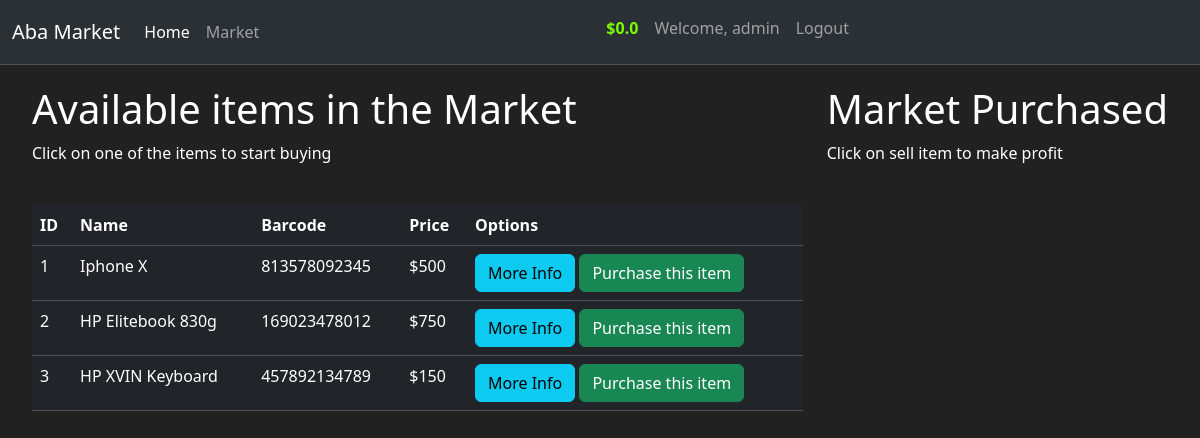
The app's page /market/ (signed in) with its own data.
### app/models.py (models this page shows, shortened)
class Users(db.Model, UserMixin):
    id = db.Column(db.Integer(), primary_key=True, autoincrement=True)
    username = db.Column(db.String(length=30), nullable=False, unique=True)
    email_address = db.Column(db.String(length=255), nullable=False, unique=True)
    password = db.Column(db.String(length=60), nullable=False)
    budget = db.Column(db.Integer(), nullable=False, default=1000)
    items = db.relationship('Items', backref='owned_user', lazy=True)
    @property
    def password1(self):
        return self.password1

class Items(db.Model):
    id = db.Column(db.Integer(), primary_key=True, autoincrement=True)
    name = db.Column(db.String(length=30), nullable=False, unique=True)
    price = db.Column(db.Integer(), nullable=False)
    barcode = db.Column(db.String(length=12), nullable=False)
    description = db.Column(db.String(length=512), nullable=False, unique=True)
    owner = db.Column(db.Integer(), db.ForeignKey('users.id'), )

### app/routes.py (the view, shortened to what this page needs)
@app.route('/market/', methods=['GET', 'POST'])
@login_required
def market():
    purchase_form = PurchasesItemForm()
    selling_form = SellItemForm()
    if request.method == 'GET':
        items = Items.query.filter_by(owner=None)
        owned_items = Items.query.filter_by(owner=current_user.id)
        return render_template('market.html', items=items, purchase_form=purchase_form, owned_items=owned_items, selling_form=selling_form)

### app/models.py (called while the page is built)
@login_manager.user_loader
def load_user(user_id):
    return Users.query.get(int(user_id))

### app/templates/market.html (shortened to what this page needs)
{% extends "base.html" %}
{% block content %}
    <div class="row" style="margin-top: 20px; margin-left: 20px;">
        <div class="col-8">
            <h1>Available items in the Market</h1>
            <p>Click on one of the items to start buying</p>
            <br>
            <table class="table table-hover table-dark">
                <thead>
                    <tr>
                        <th scope="col">ID</th>
                        <th scope="col">Name</th>
                        <th scope="col">Barcode</th>
                        <th scope="col">Price</th>
                        <th scope="col">Options</th>
                    </tr>
                </thead>
                <tbody>
                    {% for item in items %}
                        <tr>
                            <td>{{ item['id'] }}</td>
                            <td>{{ item['name'] }}</td>
                            <td>{{ item['barcode'] }}</td>
                            <td>${{ item['price'] }}</td>
                            <td>
                                <button class="btn btn-outline btn-info" data-bs-toggle="modal" data-bs-target="#Modal-MoreInfo-{{ item.id }}">More Info</button>
                                <button class="btn btn-outline btn-success" data-bs-toggle="modal" data-bs-target="#Modal-PurchasesConfirm-{{ item.id }}">Purchase this item</button>
                            </td>
                        </tr>
                    {% endfor %}
                </tbody>
            </table>
        </div>
        <div class="col-4">
            <h1>Market Purchased</h1>
            <p>Click on sell item to make profit</p>
            <br>
        </div>
    </div>
{% endblock %}

### app/templates/base.html (shortened to what this page needs)
<!doctype html>
<html lang="en">
  <head>
    <link href="https://cdn.jsdelivr.net/npm/bootstrap@5.3.2/dist/css/bootstrap.min.css" rel="stylesheet">
  </head>
  <body>
    <nav class="navbar navbar-expand-lg bg-body-tertiary bg-dark border-bottom border-body" data-bs-theme="dark">
      <div class="container-fluid">
        <a class="navbar-brand" href="{{ url_for('index') }}">Aba Market</a>
        <div class="collapse navbar-collapse" id="navbarTogglerDemo02">
          <ul class="navbar-nav me-auto mb-2 mb-lg-0">
            <li class="nav-item">
              <a class="nav-link active" aria-current="page" href="{{ url_for('index') }}">Home</a>
            </li>
            <li class="nav-item">
              <a class="nav-link" href="{{ url_for('market') }}">Market</a>
            </li>
          </ul>
            {% if current_user.is_authenticated %}
              <ul class="d-flex navbar-nav me-auto mb-3 mb-lg-2">
                <li class="nav-item">
                  <a class="nav-link" aria-current="page" style="color: lawngreen; font-weight: bold;">${{ current_user.budget }}</a>
                </li>
                <li class="nav-item">
                  <a class="nav-link" aria-current="page">Welcome, {{ current_user.username }}</a>
                </li>
                <li class="nav-item">
                  <a class="nav-link" aria-current="page" href="{{ url_for('logout_page') }}">Logout</a>
                </li>
              </ul>
            {% endif %}
        </div>
      </div>
    </nav>
    {% block content %}{% endblock %}
  </body>
</html>

### app/templates/base.html (style rules this page uses)
body { background-color: #212121; color: white; }

### records on screen
Users: budget "0.0", username "admin"
Items: id "1", name "Iphone X", barcode "813578092345", price "500"
Items: id "2", name "HP Elitebook 830g", barcode "169023478012", price "750"
Items: id "3", name "HP XVIN Keyboard", barcode "457892134789", price "150"
